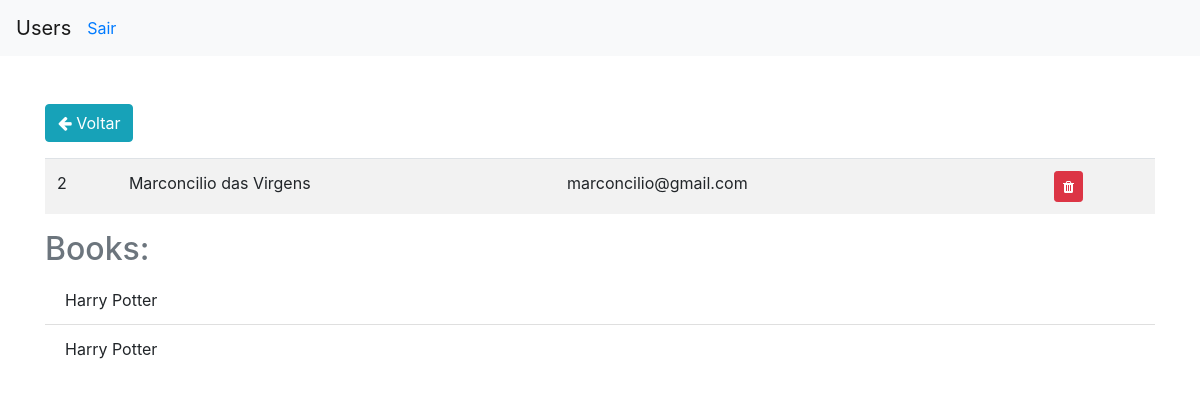
The app's page /user/2 (signed in) with its own data.
### app/models.py (models this page shows, shortened)
class User(db.Model, UserMixin):
    __tablename__ = "users"
    id = db.Column(db.Integer, primary_key=True)
    name = db.Column(db.String(84), nullable=False)
    email = db.Column(db.String(84), nullable=False, unique=True, index=True)
    password = db.Column(db.String(255), nullable=False)
    profile = db.relationship('Profile', backref='user', uselist=False)
    books = db.relationship('Book', backref='user')

class Book(db.Model):
    __tablename__ = "books"
    id = db.Column(db.Integer, primary_key=True)
    name = db.Column(db.Unicode(124), nullable=False)
    user_id = db.Column(db.Integer, db.ForeignKey("users.id"))

### app/routes.py (the view)
    @app.route("/user/<int:id>")
    @login_required
    def unique(id):
        user = User.query.get(id)
        return render_template("user.html", user=user)

### app/models.py (called while the page is built)
@login_manager.user_loader
def current_user(user_id):
    return User.query.get(user_id)

### app/templates/user.html (shortened to what this page needs)
{% extends 'base.html' %}
{% block content %}
<div class="mt-5">
  <a href="{{ url_for('index') }}" class="btn btn-info">
    <i class="fa fa-arrow-left" aria-hidden="true"></i>
    Voltar
  </a>
  <table class="table table-striped mt-3">
    <tbody>
      <tr>
        <td>
          {{ user.id }}
        </td>
        <td>
          {{ user.name }}
        </td>
        <td>
          {{ user.email }}
        </td>
        <td>
        </td>
        <td>
          <a class="btn btn-danger btn-sm" href="{{ url_for('delete', id=user.id) }}">
            <i class="fa fa-trash" aria-hidden="true"></i>
          </a>
        </td>
      </tr>
    </tbody>
  </table>
  <h2 class="text-muted">Books:</h2>
  <ul class="list-group list-group-flush">
    {% for book in user.books %}
      <li class="list-group-item">
        {{ book.name }}
      </li>
    {% endfor %}
  </ul>
</div>
{% endblock %}

### records on screen
User: id "2", name "Marconcilio das Virgens", email "marconcilio@gmail.com"
Book: name "Harry Potter"
Book: name "Harry Potter"
